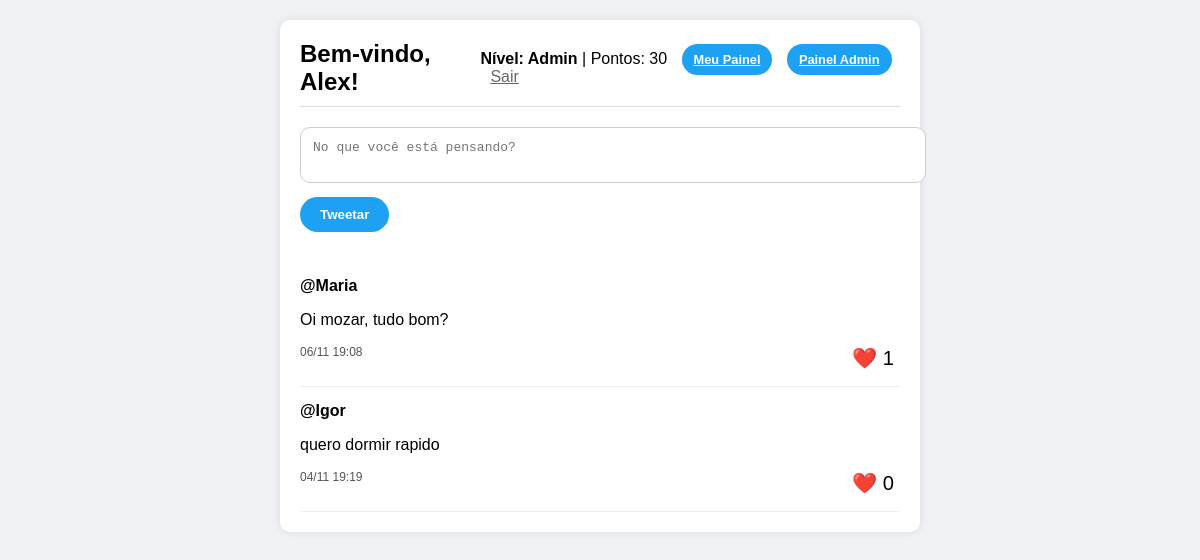
The app's page /dashboard.php (signed in) with its own data.
### tables this page shows
CREATE TABLE `users` (
  `id` bigint NOT NULL AUTO_INCREMENT,
  `username` varchar(50) NOT NULL,
  `email` varchar(100) NOT NULL,
  `password_hash` varchar(255) NOT NULL,
  `name` varchar(100) DEFAULT NULL,
  `created_at` timestamp NOT NULL DEFAULT CURRENT_TIMESTAMP,
  `privilege_level` enum('basic','intermediate','advanced','moderator','admin','banned','suspended') NOT NULL DEFAULT 'basic',
  `points` int DEFAULT '0',
  PRIMARY KEY (`id`),
  UNIQUE KEY `username` (`username`),
  UNIQUE KEY `email` (`email`)
);

CREATE TABLE `tweets` (
  `id` bigint NOT NULL AUTO_INCREMENT,
  `user_id` bigint NOT NULL,
  `content` varchar(280) NOT NULL,
  `created_at` timestamp NOT NULL DEFAULT CURRENT_TIMESTAMP,
  PRIMARY KEY (`id`),
  KEY `user_id` (`user_id`),
  CONSTRAINT `tweets_ibfk_1` FOREIGN KEY (`user_id`) REFERENCES `users` (`id`)
);

### dashboard.php (the view, shortened to what this page needs)
<?php
include 'api/db_connect.php';
$user_id = $_SESSION['user_id'];
$stmt = $pdo->prepare("SELECT username, privilege_level, points FROM users WHERE id = ?");
$stmt->execute([$user_id]);
$user = $stmt->fetch();
$stmt = $pdo->query("
    SELECT t.id, t.content, t.created_at, u.username, u.privilege_level,
           (SELECT COUNT(*) FROM likes l WHERE l.tweet_id = t.id) AS like_count
    FROM tweets t
    JOIN users u ON t.user_id = u.id
    ORDER BY t.created_at DESC
");
$tweets = $stmt->fetchAll();
?>
<!DOCTYPE html>
<html lang="pt-br">
<head>
</head>
<body>
    <div class="container">
       <div class="header">
            <h1>Bem-vindo, <?php echo htmlspecialchars($user['username'] ?? 'Usuário'); ?>!</h1>
                    <div>
                        <strong>Nível: <?php echo ucfirst($user['privilege_level'] ?? 'basic'); ?></strong>
                        | Pontos: <?php echo $user['points'] ?? 0; ?>
                        <a href="user_dashboard.php" class="btn" style="font-size:0.8em; padding:8px 12px; margin-left:10px;">Meu Painel</a>
                        <?php if (($user['privilege_level'] ?? '') === 'admin'): ?>
                            <a href="admin_dashboard.php" class="btn" style="font-size:0.8em; padding:8px 12px; margin-left:10px;">Painel Admin</a>
                        <?php endif; ?>
                        <a href="index.html?logout=1" style="margin-left:10px; color:#666;">Sair</a>
                    </div>
                </div>
        <div style="margin-bottom:30px;">
            <textarea id="tweetContent" class="tweet-box" placeholder="No que você está pensando?" maxlength="280"></textarea>
            <button onclick="postTweet()" class="btn" style="margin-top:10px;">Tweetar</button>
        </div>
        <div id="feed">
            <?php if (empty($tweets)): ?>
                <p style="text-align:center; color:#666;">Nenhum tweet ainda. Seja o primeiro!</p>
            <?php else: ?>
                <?php foreach ($tweets as $tweet): ?>
                    <div class="tweet">
                        <strong>@<?php echo htmlspecialchars($tweet['username']); ?></strong>
                        <p><?php echo nl2br(htmlspecialchars($tweet['content'])); ?></p>
                        <div class="tweet-header">
                            <small><?php echo date('d/m H:i', strtotime($tweet['created_at'])); ?></small>
                            <button class="like-btn" onclick="likeTweet(<?php echo $tweet['id']; ?>, this)">❤️ <?php echo $tweet['like_count']; ?></button>
                        </div>
                    </div>
                <?php endforeach; ?>
            <?php endif; ?>
        </div>
    </div>
</body>
</html>

### dashboard.php (style rules this page uses)
body { font-family: Arial, sans-serif; background: #f0f2f5; margin: 0; padding: 20px; }
.container { max-width: 600px; margin: 0 auto; background: white; padding: 20px; border-radius: 10px; box-shadow: 0 0 10px rgba(0,0,0,0.1); }
.header { display: flex; justify-content: space-between; align-items: center; border-bottom: 1px solid #ddd; padding-bottom: 10px; margin-bottom: 20px; }
.header h1 { margin: 0; font-size: 1.5em; }
.tweet-box { width: 100%; padding: 12px; border: 1px solid #ccc; border-radius: 10px; resize: none; font-size: 1em; }
.btn { background: #1da1f2; color: white; border: none; padding: 10px 20px; border-radius: 30px; cursor: pointer; font-weight: bold; }
.tweet { border-bottom: 1px solid #eee; padding: 15px 0; }
.tweet-header { display: flex; justify-content: space-between; font-size: 0.9em; color: #555; }
.like-btn { background: none; border: none; font-size: 1.4em; cursor: pointer; }

### records on screen
users: username "Alex", privilege_level "Admin", points "30"
tweets: user.username "Maria", content "Oi mozar, tudo bom?", created_at "06/11 19:08", like_count "1"
tweets: user.username "Igor", content "quero dormir rapido", created_at "04/11 19:19", like_count "0"
